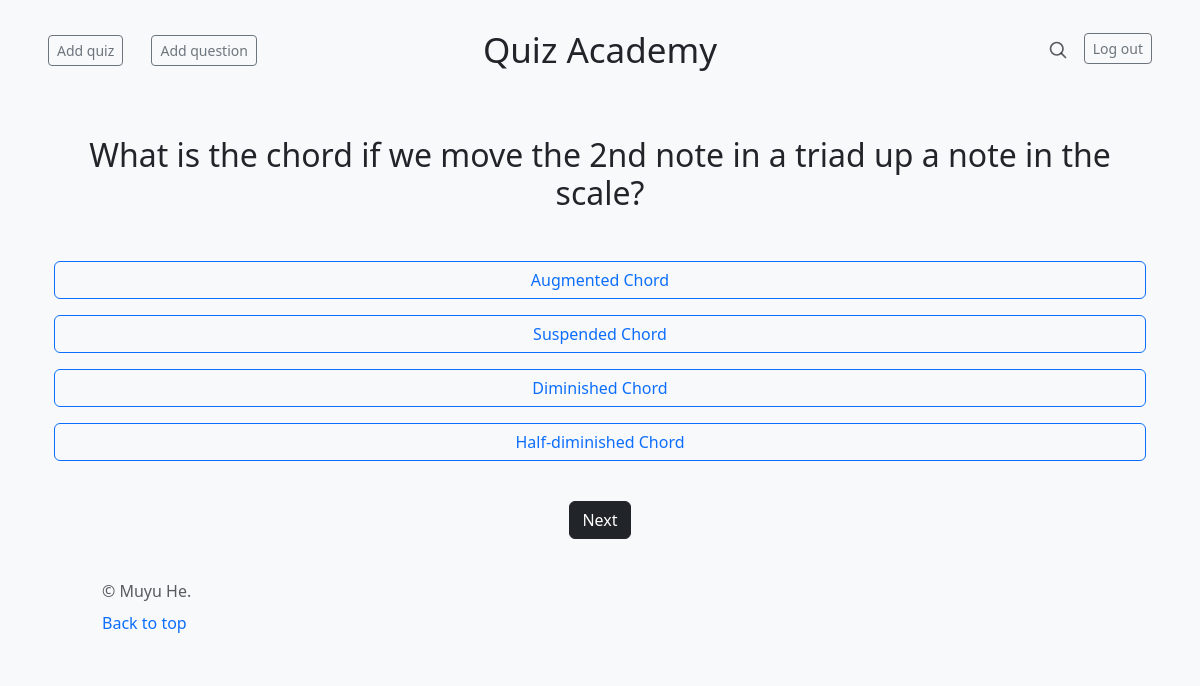
/question/4/ (signed in), run on the app's committed database.
### quizzes/models.py (models this page shows, shortened)
class Question(models.Model):
    curr_question = models.CharField(max_length=200, null=True)
    op1 = models.CharField(max_length=200, null=True)
    op2 = models.CharField(max_length=200, null=True)
    op3 = models.CharField(max_length=200, null=True)
    op4 = models.CharField(max_length=200, null=True)
    answer = models.CharField(max_length=200, null=True)
    next_question = models.ForeignKey(to='Question', null=True, blank=True, on_delete=models.CASCADE, related_name='next')
    prev_question = models.ForeignKey(to='Question', null=True, blank=True, on_delete=models.CASCADE, related_name='prev')

### quizzes/views.py (the view, shortened to what this page needs)
# urls.py: re_path('^question/(?P<question_id>\d+)/$', views.question, name='question'),
@login_required
def question(request, question_id):
    question = Question.objects.get(id=question_id)
    context = {'question': question}
    return render(request, 'quizzes/question.html', context)

### quizzes/templates/quizzes/question.html (shortened to what this page needs)
{% extends 'quizzes/base.html' %}
{% block header %}
    <div class="container">
        <div class="row">
            <div class="col-md-12 text-center">
                <h2 class="text-dark pt-3">{{question.curr_question}}</h2>
            </div>
        </div>
    </div>
{% endblock header %}
{% block content %}
    <div class="container mt-4">
        <div class="row">
            <div class="col-md-12 text-dark text-center py-3">
                <form action="{% url 'quizzes:question' question.id %}" method="post" class="form">
                    <div class="mb-3 d-grid">
                        <label class="btn btn-outline-primary" for="option1">
                            {{question.op1}}
                        </label>
                    </div>
                    <div class="mb-3 d-grid">
                        <label class="btn btn-outline-primary" for="option2">
                            {{question.op2}}
                        </label>
                    </div>
                    <div class="mb-3 d-grid">
                        <label class="btn btn-outline-primary" for="option3">
                            {{question.op3}}
                        </label>
                    </div>
                    <div class="mb-3 d-grid">
                        <label class="btn btn-outline-primary" for="option4">
                            {{question.op4}}
                        </label>
                    </div>
                    <button type="submit" class="btn btn-dark mt-4">Next</button>
                </form>
            </div>
        </div>
    </div>
{% endblock content %}

### data on the page
Question: curr_question "What is the chord if we move the 2nd note in a triad up a note in the scale?", op1 "Augmented Chord", op2 "Suspended Chord", op3 "Diminished Chord", op4 "Half-diminished Chord"
